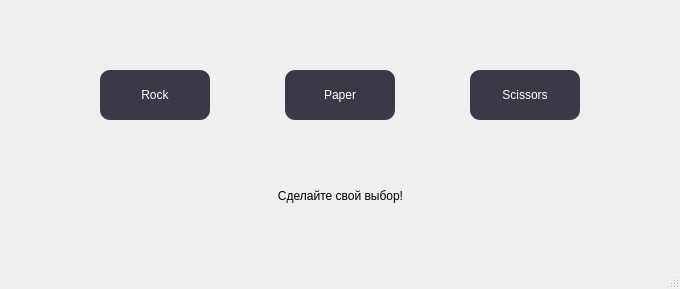
<?xml version="1.0" encoding="UTF-8"?>
<ui version="4.0">
 <class>MainWindow</class>
 <widget class="QMainWindow" name="MainWindow">
  <property name="geometry">
   <rect>
    <x>0</x>
    <y>0</y>
    <width>680</width>
    <height>289</height>
   </rect>
  </property>
  <property name="windowTitle">
   <string>MainWindow</string>
  </property>
  <widget class="QWidget" name="centralwidget">
   <widget class="QPushButton" name="rock">
    <property name="geometry">
     <rect>
      <x>100</x>
      <y>70</y>
      <width>110</width>
      <height>50</height>
     </rect>
    </property>
    <property name="styleSheet">
     <string notr="true">    border: none;
    border-radius: 10px;
    text-decoration: none;
    color: white;
    background: rgb(61, 56, 70);</string>
    </property>
    <property name="text">
     <string>Rock</string>
    </property>
   </widget>
   <widget class="QPushButton" name="paper">
    <property name="geometry">
     <rect>
      <x>285</x>
      <y>70</y>
      <width>110</width>
      <height>50</height>
     </rect>
    </property>
    <property name="styleSheet">
     <string notr="true">    border: none;
    border-radius: 10px;
    text-decoration: none;
    color: white;
    background: rgb(61, 56, 70);</string>
    </property>
    <property name="text">
     <string>Paper</string>
    </property>
   </widget>
   <widget class="QPushButton" name="scissors">
    <property name="geometry">
     <rect>
      <x>470</x>
      <y>70</y>
      <width>110</width>
      <height>50</height>
     </rect>
    </property>
    <property name="styleSheet">
     <string notr="true">    border: none;
    border-radius: 10px;
    text-decoration: none;
    color: white;
    background: rgb(61, 56, 70);</string>
    </property>
    <property name="text">
     <string>Scissors</string>
    </property>
   </widget>
   <widget class="QLabel" name="status">
    <property name="geometry">
     <rect>
      <x>105</x>
      <y>170</y>
      <width>471</width>
      <height>51</height>
     </rect>
    </property>
    <property name="text">
     <string>Сделайте свой выбор!</string>
    </property>
    <property name="alignment">
     <set>Qt::AlignCenter</set>
    </property>
   </widget>
  </widget>
  <widget class="QMenuBar" name="menubar">
   <property name="geometry">
    <rect>
     <x>0</x>
     <y>0</y>
     <width>680</width>
     <height>23</height>
    </rect>
   </property>
  </widget>
  <widget class="QStatusBar" name="statusbar"/>
 </widget>
 <resources/>
 <connections/>
</ui>
